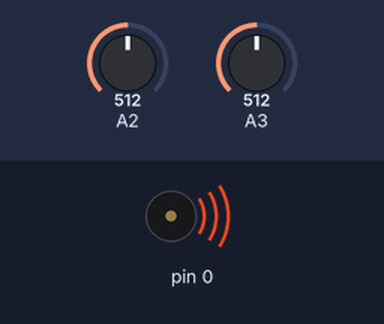
Recording of a sketch running on a simulated Arduino Uno, built with avr-gcc and run on an emulated ATmega328P. On the bench: buzzer (waves = sounding). The inputs (shaded band) are chosen by the test bench; at power-on: A3 = 512, A2 = 512.

Above: at 1.2 s.
1.3 s: A3 set to 883
At 2.2 s:
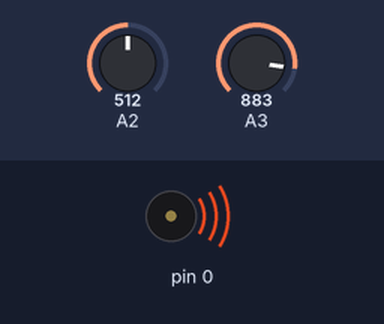
2.8 s: A3 set to 915
At 3.9 s:
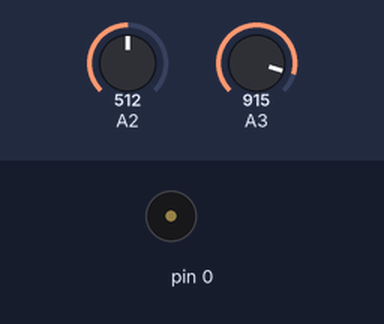
4.3 s: A3 set to 890
At 4.7 s:
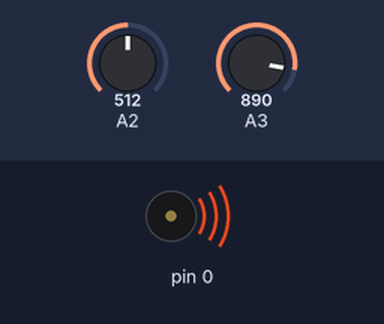
5.8 s: A3 set to 900
At 7.2 s:
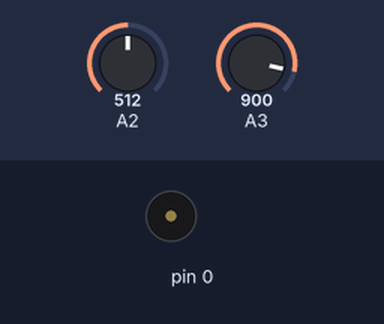
Timing chart, 0 to 8.3 s (numbered marks = the images above; inputs shaded):
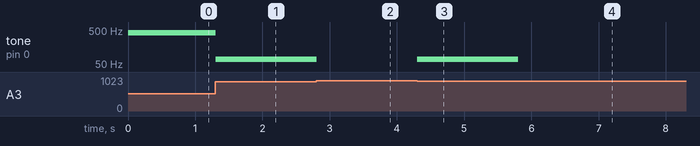

Measured:
- the behaviour switches between 899 and 900 on A3 (found by bisection; images 1 and 2)
- after the input at 1.3 s, tone on pin 0: 415 Hz → 69 Hz at once
- after the input at 2.8 s, tone on pin 0: 69 Hz → silent at once
- after the input at 4.3 s, tone on pin 0: silent → 69 Hz at once
- after the input at 5.8 s, tone on pin 0: 69 Hz → silent at once

The sketch:

gamelin_USB__sin_comentar.ino
```cpp
/*
  _____                      _  __       _    _  _____ ____
 / ____|                    | |/_/      | |  | |/ ____|  _ \
| |  __  __ _ _ __ ___   ___| |_ _ __   | |  | | (___ | |_) |
| | |_ |/ _` | '_ ` _ \ / _ \ | | '_ \  | |  | |\___ \|  _ <
| |__| | (_| | | | | | |  __/ | | | | | | |__| |____) | |_) |
 \_____|\__,_|_| |_| |_|\___|_|_|_| |_|  \____/|_____/|____/

               por el Laboratorio de Juguete

https://github.com/labodejuguete/gamelin/blob/master/README.md
https://laboratoriodejuguete.com/

PINOUT:
A: D0(PWM)
B: D2/A1
C: D1(PWM)
D: D4/A2/USB-
E: D3/A3/USB+
F: D5/A0

 */
int freq[]= {65,69,78,98,104,116,131,139,156,
             196,208,233,262,277,311,392,415,
             466,523,554,622,784,831,932,1046,
             1109,1244,1568,1661,1865,2093,2217,
             2489,3136,3322,3729};
int disparo[]= {1,5,25,50,100,200,400,800,1600};
int cobre;
int pote;
void setup() {
pinMode(0, OUTPUT);
}
void loop() {
  pote= analogRead (A2);
  cobre = analogRead(A3);
  int val1 =  map(cobre, 0, 899, 35, 0);
  int val2= map(pote, 0, 1023, 8, 0);
if (cobre < 900){
  tone (0, freq[val1]);
delay (disparo[val2]);
}
else{
noTone (0);
}
}
/*
Octavas, notas y frecuencias correspondientes expresadas en números enteros:
 C      C#     D      D#     E      F      F#     G      G#     A      A#     B
 16   , 17   , 18   , 19   , 21   , 22   , 23   , 25   , 26   , 27   , 28   , 31
 33   , 36   , 37   , 39   , 41   , 44   , 46   , 49   , 52   , 55   , 58   , 62
 65   , 69   , 73   , 78   , 82   , 87   , 92   , 98   , 104  , 110  , 116  , 123
 139  , 139  , 147  , 156  , 165  , 175  , 185  , 196  , 208  , 220  , 233  , 247
 262  , 277  , 294  , 311  , 330  , 349  , 370  , 392  , 415  , 440  , 466  , 494
 523  , 554  , 587  , 622  , 659  , 698  , 740  , 784  , 831  , 880  , 932  , 987
 1047 , 1109 , 1175 , 1245 , 1319 , 1397 , 1480 , 1568 , 1661 , 1760 , 1865 , 1976
 2093 , 2217 , 2349 , 2489 , 2637 , 2794 , 2960 , 3136 , 3322 , 3520 , 3729 , 3951
 4186 , 4435 , 4699 , 4978 , 5274 , 5588 , 5920 , 6272 , 6645 , 7040 , 7459 , 7902
*/
```
